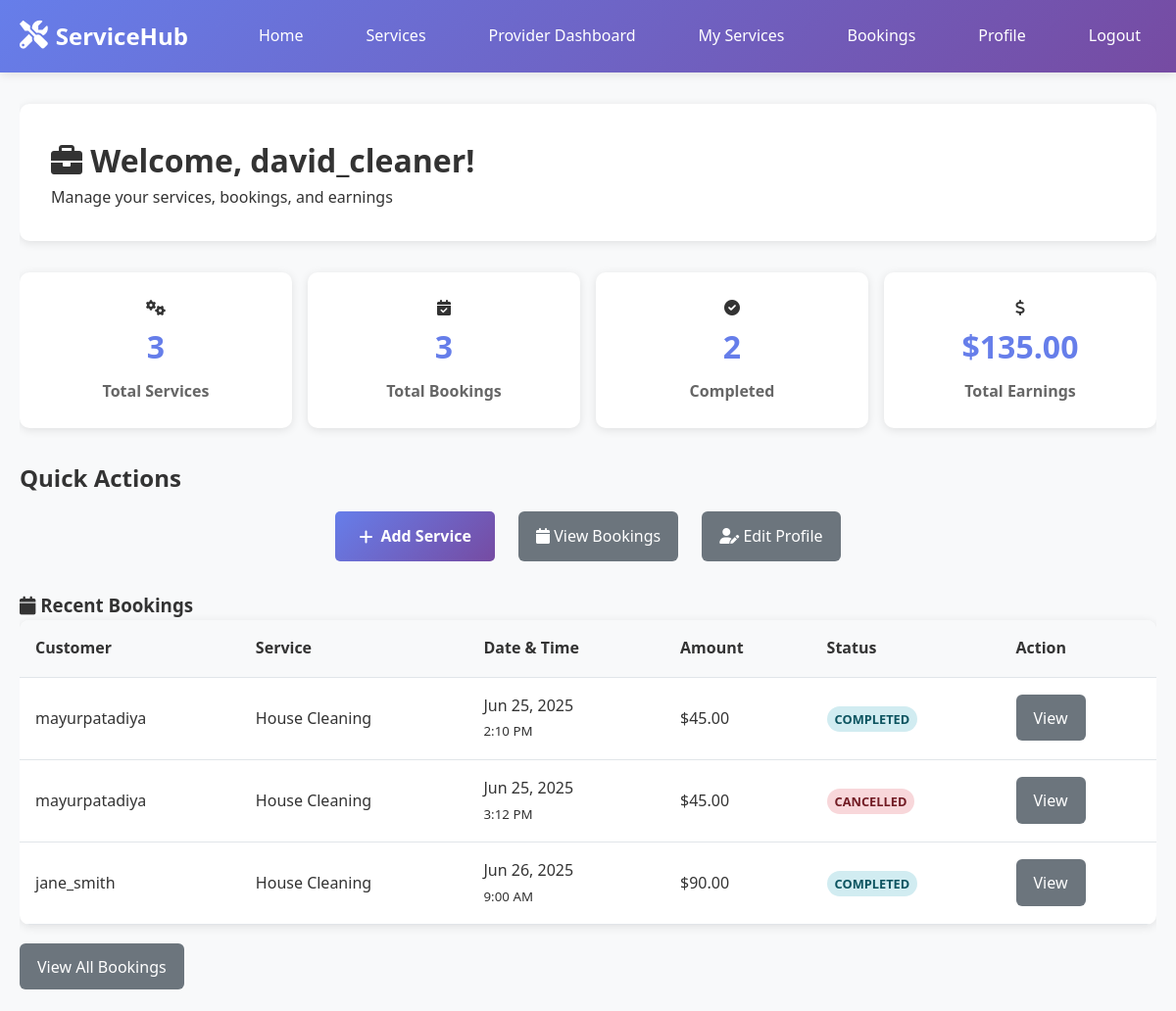
Screenshot of /provider/dashboard.php (signed in) with the database file from the repository.
### tables this page shows
CREATE TABLE `bookings` (
  `id` int(11) NOT NULL,
  `customer_id` int(11) NOT NULL,
  `provider_id` int(11) NOT NULL,
  `service_id` int(11) NOT NULL,
  `booking_date` date NOT NULL,
  `booking_time` time NOT NULL,
  `duration` int(11) NOT NULL COMMENT 'Duration in minutes',
  `total_amount` decimal(10,2) NOT NULL,
  `requirements` text DEFAULT NULL,
  `status` enum('pending','confirmed','completed','cancelled') NOT NULL DEFAULT 'pending',
  `payment_status` enum('pending','paid','refunded') NOT NULL DEFAULT 'pending',
  `created_at` timestamp NOT NULL DEFAULT current_timestamp(),
  `updated_at` timestamp NOT NULL DEFAULT current_timestamp() ON UPDATE current_timestamp()
);

CREATE TABLE `users` (
  `id` int(11) NOT NULL,
  `username` varchar(50) NOT NULL,
  `email` varchar(100) NOT NULL,
  `password` varchar(255) NOT NULL,
  `role` enum('admin','provider','customer') NOT NULL DEFAULT 'customer',
  `status` enum('active','inactive','suspended') NOT NULL DEFAULT 'active',
  `profile_image` varchar(255) DEFAULT NULL,
  `phone` varchar(20) DEFAULT NULL,
  `address` text DEFAULT NULL,
  `created_at` timestamp NOT NULL DEFAULT current_timestamp(),
  `updated_at` timestamp NOT NULL DEFAULT current_timestamp() ON UPDATE current_timestamp()
);

CREATE TABLE `services` (
  `id` int(11) NOT NULL,
  `provider_id` int(11) NOT NULL,
  `title` varchar(100) NOT NULL,
  `description` text DEFAULT NULL,
  `price` decimal(10,2) NOT NULL,
  `duration` int(11) NOT NULL COMMENT 'Duration in minutes',
  `status` enum('active','inactive') NOT NULL DEFAULT 'active',
  `created_at` timestamp NOT NULL DEFAULT current_timestamp(),
  `updated_at` timestamp NOT NULL DEFAULT current_timestamp() ON UPDATE current_timestamp()
);

### includes/functions.php (called while the page is built, shortened)
<?php
function format_currency($amount) {
    return '$' . number_format($amount, 2);
}
function format_date($date) {
    return date('M j, Y', strtotime($date));
}
?>

### provider/dashboard.php (the view, shortened to what this page needs)
<?php
require_once '../config/database.php';
require_once '../includes/functions.php';
$user_id = $_SESSION['user_id'];
$provider_query = "SELECT id FROM providers WHERE user_id = ?";
$provider_stmt = mysqli_prepare($conn, $provider_query);
mysqli_stmt_bind_param($provider_stmt, 'i', $user_id);
mysqli_stmt_execute($provider_stmt);
$provider_result = mysqli_stmt_get_result($provider_stmt);
$provider = mysqli_fetch_assoc($provider_result);
$provider_id = $provider ? $provider['id'] : 0;
$stats = [];
$total_services_query = "SELECT COUNT(*) as total FROM services WHERE provider_id = ?";
$total_services_stmt = mysqli_prepare($conn, $total_services_query);
mysqli_stmt_bind_param($total_services_stmt, 'i', $provider_id);
mysqli_stmt_execute($total_services_stmt);
$stats['total_services'] = mysqli_fetch_assoc(mysqli_stmt_get_result($total_services_stmt))['total'];
$total_bookings_query = "SELECT COUNT(*) as total FROM bookings WHERE provider_id = ?";
$total_bookings_stmt = mysqli_prepare($conn, $total_bookings_query);
mysqli_stmt_bind_param($total_bookings_stmt, 'i', $provider_id);
mysqli_stmt_execute($total_bookings_stmt);
$stats['total_bookings'] = mysqli_fetch_assoc(mysqli_stmt_get_result($total_bookings_stmt))['total'];
$completed_bookings_query = "SELECT COUNT(*) as total FROM bookings WHERE provider_id = ? AND status = 'completed'";
$completed_bookings_stmt = mysqli_prepare($conn, $completed_bookings_query);
mysqli_stmt_bind_param($completed_bookings_stmt, 'i', $provider_id);
mysqli_stmt_execute($completed_bookings_stmt);
$stats['completed_bookings'] = mysqli_fetch_assoc(mysqli_stmt_get_result($completed_bookings_stmt))['total'];
$total_earnings_query = "SELECT SUM(total_amount) as total FROM bookings WHERE provider_id = ? AND status = 'completed'";
$total_earnings_stmt = mysqli_prepare($conn, $total_earnings_query);
mysqli_stmt_bind_param($total_earnings_stmt, 'i', $provider_id);
mysqli_stmt_execute($total_earnings_stmt);
$stats['total_earnings'] = mysqli_fetch_assoc(mysqli_stmt_get_result($total_earnings_stmt))['total'] ?: 0;
$recent_bookings_query = "SELECT b.*, u.username as customer_name, s.title as service_title FROM bookings b JOIN users u ON b.customer_id = u.id JOIN services s ON b.service_id = s.id WHERE b.provider_id = ? ORDER BY b.created_at DESC LIMIT 10";
$recent_bookings_stmt = mysqli_prepare($conn, $recent_bookings_query);
mysqli_stmt_bind_param($recent_bookings_stmt, 'i', $provider_id);
mysqli_stmt_execute($recent_bookings_stmt);
$recent_bookings_result = mysqli_stmt_get_result($recent_bookings_stmt);
?>
<!DOCTYPE html>
<html lang="en">
<head>
    <link rel="stylesheet" href="../assets/css/style.css">
    <link href="https://cdnjs.cloudflare.com/ajax/libs/font-awesome/6.0.0/css/all.min.css" rel="stylesheet">
</head>
<body>
    <nav class="navbar">
        <div class="nav-container">
            <div class="nav-logo">
                <a href="../index.php">
                    <i class="fas fa-tools"></i>
                    <span>ServiceHub</span>
                </a>
            </div>
            <div class="nav-menu">
                <a href="../index.php" class="nav-link">Home</a>
                <a href="../services.php" class="nav-link">Services</a>
                <a href="dashboard.php" class="nav-link">Provider Dashboard</a>
                <a href="services.php" class="nav-link">My Services</a>
                <a href="bookings.php" class="nav-link">Bookings</a>
                <a href="profile.php" class="nav-link">Profile</a>
                <a href="../auth/logout.php" class="nav-link">Logout</a>
            </div>
        </div>
    </nav>
    <div class="container">
        <div class="dashboard">
            <div class="dashboard-header">
                <h1><i class="fas fa-briefcase"></i> Welcome, <?php echo htmlspecialchars($_SESSION['username']); ?>!</h1>
                <p>Manage your services, bookings, and earnings</p>
            </div>
            <div class="dashboard-stats">
                <div class="stat-card">
                    <i class="fas fa-cogs"></i>
                    <h3><?php echo $stats['total_services']; ?></h3>
                    <p>Total Services</p>
                </div>
                <div class="stat-card">
                    <i class="fas fa-calendar-check"></i>
                    <h3><?php echo $stats['total_bookings']; ?></h3>
                    <p>Total Bookings</p>
                </div>
                <div class="stat-card">
                    <i class="fas fa-check-circle"></i>
                    <h3><?php echo $stats['completed_bookings']; ?></h3>
                    <p>Completed</p>
                </div>
                <div class="stat-card">
                    <i class="fas fa-dollar-sign"></i>
                    <h3><?php echo format_currency($stats['total_earnings']); ?></h3>
                    <p>Total Earnings</p>
                </div>
            </div>
            <div class="quick-actions">
                <h2 style="margin: 15px 0px;">Quick Actions</h2>
                <div class="action-buttons">
                    <a href="services.php" class="btn-primary" style="margin: 0px 16px;">
                        <i class="fas fa-plus"></i> Add Service
                    </a>
                    <a href="bookings.php" class="btn-secondary" ">
                        <i class="fas fa-calendar"></i> View Bookings
                    </a>
                    <a href="profile.php" class="btn-secondary" style="margin: 0px 16px;">
                        <i class="fas fa-user-edit"></i> Edit Profile
                    </a>
                </div>
            </div>
            <div class="dashboard-content">
                <div class="content-grid">
                    <div class="content-card ">
                        <h3 style="margin-top: 30px;"><i class="fas fa-calendar"></i> Recent Bookings</h3>
                        <?php if (mysqli_num_rows($recent_bookings_result) > 0): ?>
                            <div class="table-container">
                                <table>
                                    <thead>
                                        <tr>
                                            <th>Customer</th>
                                            <th>Service</th>
                                            <th>Date & Time</th>
                                            <th>Amount</th>
                                            <th>Status</th>
                                            <th>Action</th>
                                        </tr>
                                    </thead>
                                    <tbody>
                                        <?php while ($booking = mysqli_fetch_assoc($recent_bookings_result)): ?>
                                            <tr>
                                                <td><?php echo htmlspecialchars($booking['customer_name']); ?></td>
                                                <td><?php echo htmlspecialchars($booking['service_title']); ?></td>
                                                <td>
                                                    <?php echo format_date($booking['booking_date']); ?>
                                                    <br>
                                                    <small><?php echo date('g:i A', strtotime($booking['booking_time'])); ?></small>
                                                </td>
                                                <td><?php echo format_currency($booking['total_amount']); ?></td>
                                                <td>
                                                    <span class="status-badge status-<?php echo $booking['status']; ?>">
                                                        <?php echo ucfirst($booking['status']); ?>
                                                    </span>
                                                </td>
                                                <td>
                                                    <a href="../booking/view.php?id=<?php echo $booking['id']; ?>" class="btn-secondary btn-sm">
                                                        View
                                                    </a>
                                                </td>
                                            </tr>
                                        <?php endwhile; ?>
                                    </tbody>
                                </table>
                            </div>
                        <?php else: ?>
                            <p style="margin-bottom: 30px;">No bookings yet. <a href="services.php">Add a service</a> to get started!</p>
                        <?php endif; ?>
                        <a href="bookings.php" class="btn-secondary">View All Bookings</a>
                    </div>
                </div>
            </div>
        </div>
    </div>
</body>
</html>

### assets/css/style.css (style rules this page uses)
* { margin: 0; padding: 0; box-sizing: border-box; }
body { font-family: 'Segoe UI', Tahoma, Geneva, Verdana, sans-serif; line-height: 1.6; color: #333; background-color: #f8f9fa; overflow-x: hidden; width: 100%; max-width: 100%; }
html { overflow-x: hidden; width: 100%; max-width: 100%; }
.container { max-width: 1200px; margin: 0 auto; padding: 0 20px; }
.navbar { background: linear-gradient(135deg, #667eea 0%, #764ba2 100%); padding: 1rem 0; box-shadow: 0 2px 10px rgba(0,0,0,0.1); position: sticky; top: 0; z-index: 1000; }
.nav-container { max-width: 1200px; margin: 0 auto; padding: 0 20px; display: flex; justify-content: space-between; align-items: center; }
.nav-logo a { color: white; text-decoration: none; font-size: 1.5rem; font-weight: bold; display: flex; align-items: center; gap: 0.5rem; }
.nav-logo i { font-size: 1.8rem; }
.nav-menu { display: flex; gap: 2rem; align-items: center; }
.nav-link { color: white; text-decoration: none; padding: 0.5rem 1rem; border-radius: 5px; transition: background-color 0.3s ease; }
.btn-primary { background: linear-gradient(135deg, #667eea 0%, #764ba2 100%); color: white; padding: 0.8rem 1.5rem; border: none; border-radius: 5px; cursor: pointer; font-size: 1rem; font-weight: 600; transition: transform 0.3s ease; text-decoration: none; display: inline-flex; align-items: center; gap: 0.5rem; }
.btn-secondary { background: #6c757d; color: white; padding: 0.8rem 18px; border: none; border-radius: 5px; cursor: pointer; text-decoration: none; transition: background-color 0.3s ease; margin-bottom: 0px; }
.dashboard { padding: 2rem 0; position: relative; width: 100%; max-width: 100%; overflow-x: hidden; }
.dashboard-header { background: white; padding: 2rem; border-radius: 10px; margin-bottom: 2rem; box-shadow: 0 2px 10px rgba(0,0,0,0.1); }
.dashboard-stats { display: grid; grid-template-columns: repeat(auto-fit, minmax(200px, 1fr)); gap: 1rem; margin-bottom: 2rem; }
.stat-card { background: white; padding: 1.5rem; border-radius: 10px; text-align: center; box-shadow: 0 2px 10px rgba(0,0,0,0.1); }
.stat-card h3 { font-size: 2rem; color: #667eea; margin-bottom: 0.5rem; }
.stat-card p { color: #666; font-weight: 600; }
.table-container { background: white; border-radius: 10px; overflow: hidden; box-shadow: 0 2px 10px rgba(0,0,0,0.1); margin-bottom: 30px; }
table { table-layout: auto; width: 100%; border-collapse: collapse; }
th, td { padding: 1rem; text-align: left; border-bottom: 1px solid #e1e5e9; }
th { background-color: #f8f9fa; font-weight: 600; color: #333; }
.status-badge { padding: 0.25rem 0.5rem; border-radius: 15px; font-size: 0.8rem; font-weight: 600; text-transform: uppercase; }
.status-rejected, .status-cancelled { background-color: #f8d7da; color: #721c24; }
.status-completed { background-color: #d1ecf1; color: #0c5460; }
.btn-primary[type="submit"], .btn-secondary { font-size: 1rem; border-radius: 6px; margin-left: 0px; }
.action-buttons { display: flex; align-items: center; justify-content: center; gap: 0.5rem; flex-wrap: wrap; }
.action-buttons { display: flex; align-items: center; justify-content: center; gap: 0.5rem; flex-wrap: nowrap; }
.table-container table td, .table-container table th { vertical-align: middle !important; }

### rows the page displays
bookings: customer.username "mayurpatadiya", service.title "House Cleaning", booking_date "Jun 25, 2025", booking_time "2:10 PM", total_amount "$45.00", status "COMPLETED"
bookings: customer.username "mayurpatadiya", service.title "House Cleaning", booking_date "Jun 25, 2025", booking_time "3:12 PM", total_amount "$45.00", status "CANCELLED"
bookings: customer.username "jane_smith", service.title "House Cleaning", booking_date "Jun 26, 2025", booking_time "9:00 AM", total_amount "$90.00", status "COMPLETED"

### other values shown
$_SESSION['username'] "david_cleaner"
$stats['total_services'] "3"
$stats['total_bookings'] "3"
$stats['completed_bookings'] "2"
format_currency($stats['total_earnings']) "$135.00"
